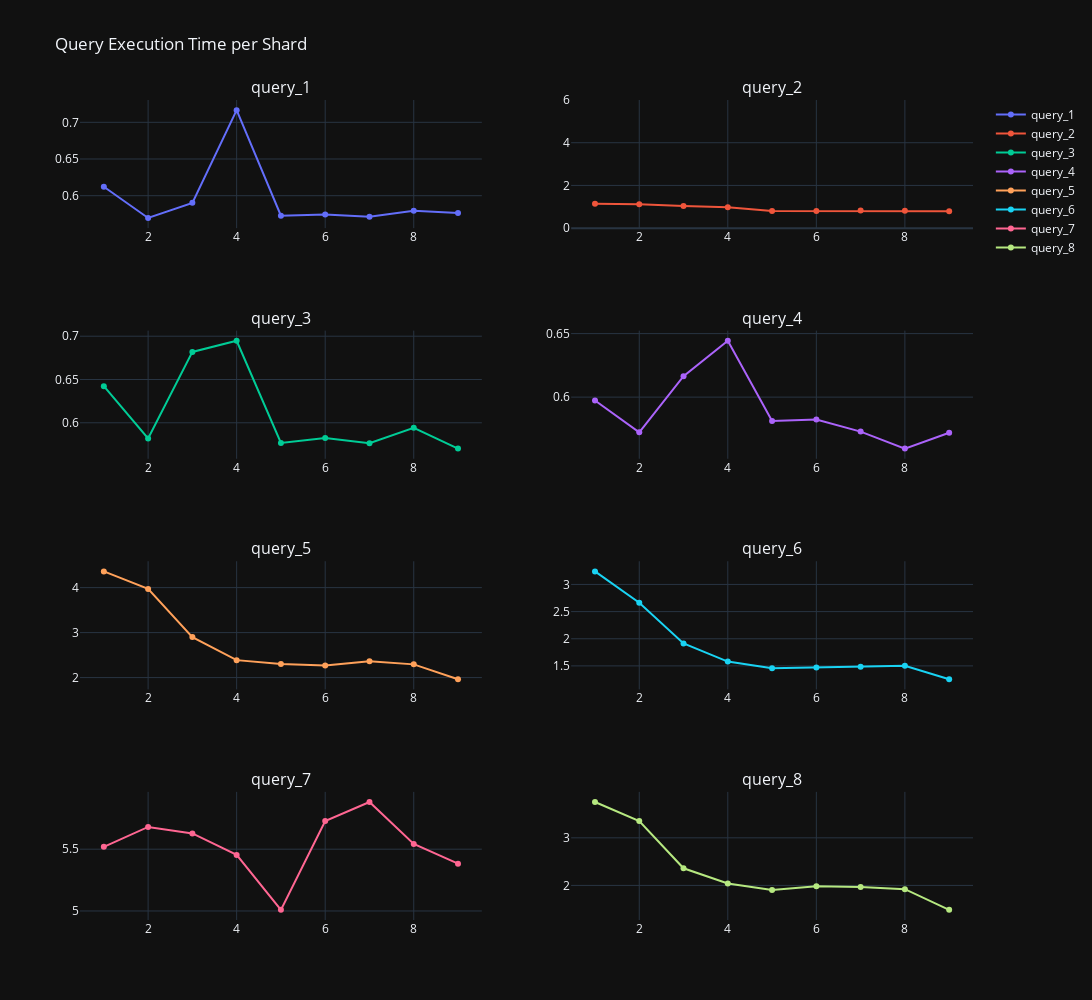

Notebook cell for this chart:
### Code cell
fig = make_subplots(rows=4, cols=2, subplot_titles=tuple(df["func_name"].unique()))
a = 1; b = 1
for i, j in df.groupby("func_name"):

    fig.add_trace(go.Scatter(x=j["shard_nb"], y=j["time_avg"], name=i), row=a, col=b)
    
    if b %2 == 0:
        b = 1; a += 1
    else:
        b += 1

fig.update_layout(height=1000, width=1200, title_text="Query Execution Time per Shard", template="plotly_dark", yaxis2 = dict(range=[0, 6]))
fig.show()

### Figure 1 — Plotly figure (JSON) as saved in the notebook; plotly's stock layout.template omitted (floating-point values rounded to 4 significant figures)
{"data": [{"name": "query_1", "type": "scatter", "x": [1, 2, 3, 4, 5, 6, 7, 8, 9], "xaxis": "x", "y": [0.6122, 0.5697, 0.5903, 0.7166, 0.5728, 0.5742, 0.5712, 0.5795, 0.5765], "yaxis": "y"}, {"name": "query_2", "type": "scatter", "x": [1, 2, 3, 4, 5, 6, 7, 8, 9], "xaxis": "x2", "y": [1.142, 1.122, 1.038, 0.974, 0.7979, 0.7979, 0.8279, 0.8107, 0.7946], "yaxis": "y2"}, {"name": "query_3", "type": "scatter", "x": [1, 2, 3, 4, 5, 6, 7, 8, 9], "xaxis": "x3", "y": [0.6423, 0.582, 0.6819, 0.6947, 0.5768, 0.5824, 0.5765, 0.5942, 0.5702], "yaxis": "y3"}, {"name": "query_4", "type": "scatter", "x": [1, 2, 3, 4, 5, 6, 7, 8, 9], "xaxis": "x4", "y": [0.5974, 0.5723, 0.6165, 0.6443, 0.5812, 0.5823, 0.5729, 0.5595, 0.5719], "yaxis": "y4"}, {"name": "query_5", "type": "scatter", "x": [1, 2, 3, 4, 5, 6, 7, 8, 9], "xaxis": "x5", "y": [4.36, 3.971, 2.9, 2.388, 2.3, 2.267, 2.361, 2.294, 1.963], "yaxis": "y5"}, {"name": "query_6", "type": "scatter", "x": [1, 2, 3, 4, 5, 6, 7, 8, 9], "xaxis": "x6", "y": [3.24, 2.663, 1.915, 1.58, 1.456, 1.472, 1.485, 1.502, 1.255], "yaxis": "y6"}, {"name": "query_7", "type": "scatter", "x": [1, 2, 3, 4, 5, 6, 7, 8, 9], "xaxis": "x7", "y": [5.519, 5.68, 5.627, 5.454, 5.009, 5.728, 5.882, 5.542, 5.383], "yaxis": "y7"}, {"name": "query_8", "type": "scatter", "x": [1, 2, 3, 4, 5, 6, 7, 8, 9], "xaxis": "x8", "y": [3.751, 3.354, 2.36, 2.04, 1.905, 1.98, 1.967, 1.921, 1.487], "yaxis": "y8"}], "layout": {"annotations": [{"font": {"size": 16}, "showarrow": false, "text": "query_1", "x": 0.225, "xanchor": "center", "xref": "paper", "y": 1, "yanchor": "bottom", "yref": "paper"}, {"font": {"size": 16}, "showarrow": false, "text": "query_2", "x": 0.775, "xanchor": "center", "xref": "paper", "y": 1, "yanchor": "bottom", "yref": "paper"}, {"font": {"size": 16}, "showarrow": false, "text": "query_3", "x": 0.225, "xanchor": "center", "xref": "paper", "y": 0.7188, "yanchor": "bottom", "yref": "paper"}, {"font": {"size": 16}, "showarrow": false, "text": "query_4", "x": 0.775, "xanchor": "center", "xref": "paper", "y": 0.7188, "yanchor": "bottom", "yref": "paper"}, {"font": {"size": 16}, "showarrow": false, "text": "query_5", "x": 0.225, "xanchor": "center", "xref": "paper", "y": 0.4375, "yanchor": "bottom", "yref": "paper"}, {"font": {"size": 16}, "showarrow": false, "text": "query_6", "x": 0.775, "xanchor": "center", "xref": "paper", "y": 0.4375, "yanchor": "bottom", "yref": "paper"}, {"font": {"size": 16}, "showarrow": false, "text": "query_7", "x": 0.225, "xanchor": "center", "xref": "paper", "y": 0.1562, "yanchor": "bottom", "yref": "paper"}, {"font": {"size": 16}, "showarrow": false, "text": "query_8", "x": 0.775, "xanchor": "center", "xref": "paper", "y": 0.1562, "yanchor": "bottom", "yref": "paper"}], "height": 1000, "title": {"text": "Query Execution Time per Shard"}, "width": 1200, "xaxis": {"anchor": "y", "domain": [0, 0.45]}, "xaxis2": {"anchor": "y2", "domain": [0.55, 1]}, "xaxis3": {"anchor": "y3", "domain": [0, 0.45]}, "xaxis4": {"anchor": "y4", "domain": [0.55, 1]}, "xaxis5": {"anchor": "y5", "domain": [0, 0.45]}, "xaxis6": {"anchor": "y6", "domain": [0.55, 1]}, "xaxis7": {"anchor": "y7", "domain": [0, 0.45]}, "xaxis8": {"anchor": "y8", "domain": [0.55, 1]}, "yaxis": {"anchor": "x", "domain": [0.8438, 1]}, "yaxis2": {"anchor": "x2", "domain": [0.8438, 1], "range": [0, 6]}, "yaxis3": {"anchor": "x3", "domain": [0.5625, 0.7188]}, "yaxis4": {"anchor": "x4", "domain": [0.5625, 0.7188]}, "yaxis5": {"anchor": "x5", "domain": [0.2812, 0.4375]}, "yaxis6": {"anchor": "x6", "domain": [0.2812, 0.4375]}, "yaxis7": {"anchor": "x7", "domain": [0, 0.1562]}, "yaxis8": {"anchor": "x8", "domain": [0, 0.1562]}}}
